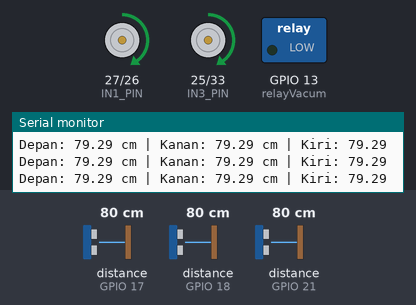
This sketch was run on a simulated ESP32. On the bench: motor-driver pin pairs drawn as motors (green arrow = first pin HIGH = forward, orange = second pin HIGH = backward, longer = more drive, scaled by the enable pin), switched loads named in the sketch (green lamp = pin HIGH), the last lines printed to the serial monitor. Wiring (inferred from the names in the program): 3 × ultrasonic range finder: trigger GPIO 5, echo GPIO 18 / trigger GPIO 16, echo GPIO 17 / trigger GPIO 19, echo GPIO 21. Inputs (shaded band) come from the test bench; at power-on: distance to the obstacle (sensors on GPIO 17, GPIO 18, GPIO 21) 80 cm. The echo pulse lasts 58.3 µs per cm; pins used as bus, display or sensor lines are not drawn.

Above: at 1.2 s.
1.3 s: distance to the obstacle (sensor on GPIO 17) set to 17 cm
2.8 s: distance to the obstacle (sensor on GPIO 17) set to 14 cm
At 3.4 s:
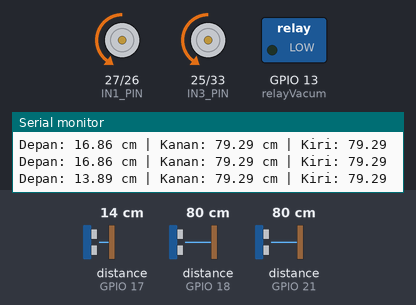
At 4.0 s:
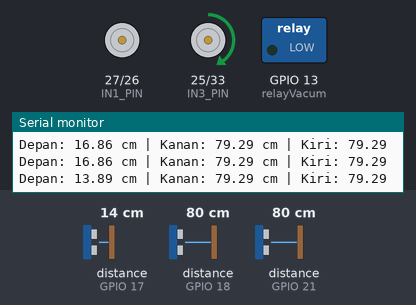
5.8 s: distance to the obstacle (sensor on GPIO 18) set to 86 cm
At 6.6 s:
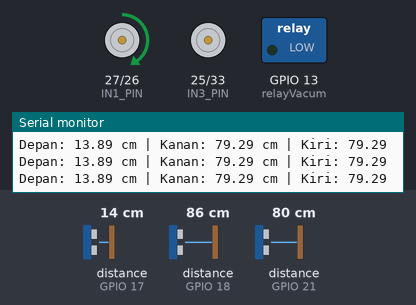
8.8 s: distance to the obstacle (sensor on GPIO 18) set to 2 cm
11.8 s: distance to the obstacle (sensor on GPIO 18) set to 120 cm
Timing chart, 0 to 15.8 s (numbered marks = the images above; inputs shaded):
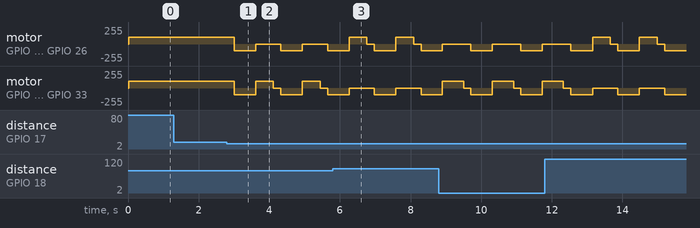

Measured:
- the behaviour switches between 16 and 15 cm on distance to the obstacle (sensor on GPIO 17) (found by bisection; images 0 and 1)
- the behaviour switches between 80 and 81 cm on distance to the obstacle (sensor on GPIO 18) (found by bisection; images 2 and 3)

The sketch:

vaccum_car.ino
```cpp
#define ENA_PIN 14
#define IN1_PIN 27
#define IN2_PIN 26
#define IN3_PIN 25
#define IN4_PIN 33
#define ENB_PIN 32

#define relayVacum 13

// Ultrasonik 1
#define TRIG_PIN1 16
#define ECHO_PIN1 17

// Ultrasonik 2
#define TRIG_PIN2 5
#define ECHO_PIN2 18

// Ultrasonik 3
#define TRIG_PIN3 19
#define ECHO_PIN3 21

int speed = 100;

void setup() {
  Serial.begin(115200);

  pinMode(ENA_PIN, OUTPUT);
  pinMode(IN1_PIN, OUTPUT);
  pinMode(IN2_PIN, OUTPUT);
  pinMode(IN3_PIN, OUTPUT);
  pinMode(IN4_PIN, OUTPUT);
  pinMode(ENB_PIN, OUTPUT);
  pinMode(relayVacum, OUTPUT);

  pinMode(TRIG_PIN1, OUTPUT);
  pinMode(ECHO_PIN1, INPUT);

  pinMode(TRIG_PIN2, OUTPUT);
  pinMode(ECHO_PIN2, INPUT);

  pinMode(TRIG_PIN3, OUTPUT);
  pinMode(ECHO_PIN3, INPUT);
}

void loop() {
  float distance1 = bacaUltrasonik(TRIG_PIN1, ECHO_PIN1);
  float distance2 = bacaUltrasonik(TRIG_PIN2, ECHO_PIN2);
  float distance3 = bacaUltrasonik(TRIG_PIN3, ECHO_PIN3);

  Serial.print("Depan: ");
  Serial.print(distance1);
  Serial.print(" cm | Kanan: ");
  Serial.print(distance2);
  Serial.print(" cm | Kiri: ");
  Serial.println(distance3);

  if (distance1 < 15) {
    stop();
    mundur();
    delay(600); // Tambahkan delay setelah mundur agar cukup menjauh

    // Perbarui pembacaan sensor setelah mundur
    distance2 = bacaUltrasonik(TRIG_PIN2, ECHO_PIN2);
    distance3 = bacaUltrasonik(TRIG_PIN3, ECHO_PIN3);

    // jika kiri sempit dan kanan longgar, belok kanan
    if (distance2 <= 10 && distance3 > 10) {
      belokKanan();
      delay(600);
      stop();
    }
    // jika kanan sempit dan kiri longgar, belok kiri
    else if (distance3 <= 10 && distance2 > 10) {
      belokKiri();
      delay(600);
      stop();
    }
    // Jika sama-sama longgar, bandingkan mana yang lebih longgar
    else if (distance2 > 10 && distance3 > 10) {
      if (distance2 > distance3) {
        belokKiri();
      } else {
        belokKanan();
      }
      delay(500);
      stop();
    }

  } else if (distance2 < 4) {
    belokKanan();
    delay(300);
    stop();
  } else if (distance3 < 4) {
    belokKiri();
    delay(300);
    stop();
  } else {
    maju();
  }

  delay(200);
}
// Fungsi baca jarak ultrasonik
float bacaUltrasonik(int trigPin, int echoPin) {
  digitalWrite(trigPin, LOW);
  delayMicroseconds(2);
  digitalWrite(trigPin, HIGH);
  delayMicroseconds(10);
  digitalWrite(trigPin, LOW);

  long duration = pulseIn(echoPin, HIGH, 30000);
  float distance = duration * 0.034 / 2;

  if (distance == 0 || distance > 400) return 999;
  return distance;
}

// Fungsi gerak
void maju() {
  digitalWrite(IN1_PIN, HIGH);
  digitalWrite(IN2_PIN, LOW);
  digitalWrite(IN3_PIN, HIGH);
  digitalWrite(IN4_PIN, LOW);
  analogWrite(ENA_PIN, speed);
  analogWrite(ENB_PIN, speed);
}

void stop() {
  digitalWrite(IN1_PIN, LOW);
  digitalWrite(IN2_PIN, LOW);
  digitalWrite(IN3_PIN, LOW);
  digitalWrite(IN4_PIN, LOW);
  analogWrite(ENA_PIN, speed);
  analogWrite(ENB_PIN, speed);
}

void belokKiri() {
  digitalWrite(IN1_PIN, HIGH);
  digitalWrite(IN2_PIN, LOW);
  digitalWrite(IN3_PIN, LOW);
  digitalWrite(IN4_PIN, LOW);
  analogWrite(ENA_PIN, speed);
  analogWrite(ENB_PIN, speed);
}

void belokKanan() {
  digitalWrite(IN1_PIN, LOW);
  digitalWrite(IN2_PIN, LOW);
  digitalWrite(IN3_PIN, HIGH);
  digitalWrite(IN4_PIN, LOW);
  analogWrite(ENA_PIN, speed);
  analogWrite(ENB_PIN, speed);
}

void mundur() {
  digitalWrite(IN1_PIN, LOW);
  digitalWrite(IN2_PIN, HIGH);
  digitalWrite(IN3_PIN, LOW);
  digitalWrite(IN4_PIN, HIGH);
  analogWrite(ENA_PIN, speed);
  analogWrite(ENB_PIN, speed);
}
```
